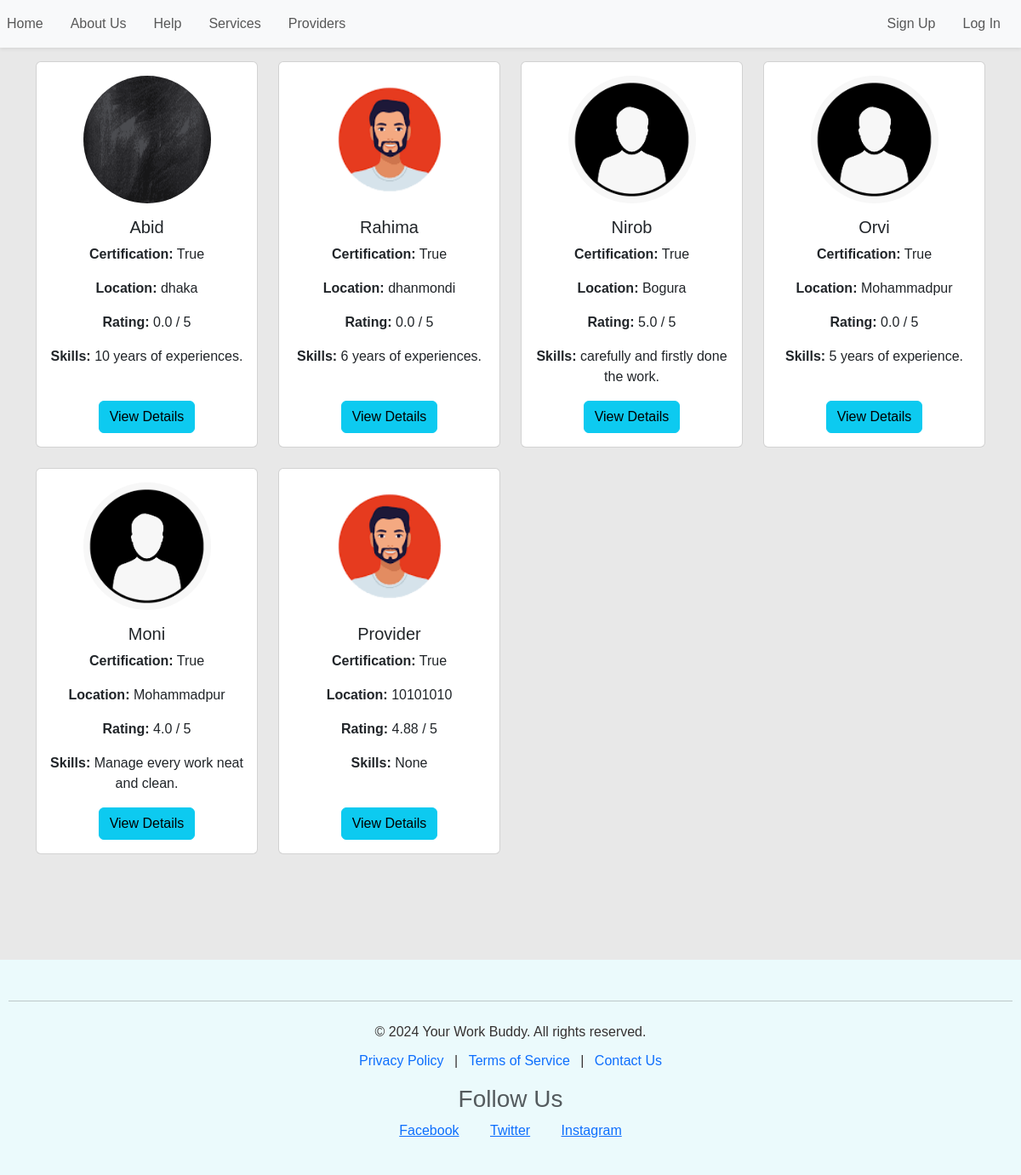
/provider/, run on the app's committed database.
### services/models.py (models this page shows, shortened)
class Provider(models.Model):
    user = models.OneToOneField(settings.AUTH_USER_MODEL, on_delete=models.CASCADE, related_name='provider')
    provider_name = models.CharField(max_length=200, blank=True, null=True)
    provider_id = models.IntegerField(blank=True, null=True)
    skills = models.TextField(max_length=1000, blank=True, null=True)
    certification = models.BooleanField(blank=True, null=True)
    employement_type = models.CharField(max_length=200, blank=True, null=True)
    rating = models.FloatField(default=0)
    total_work = models.IntegerField(default=0)
    nid = models.IntegerField(blank=True, null=True)
    contact_info = models.IntegerField(blank=True, null=True)
    location = models.CharField(max_length=200, default="Default Location", blank=True, null=True)
    picture = models.ImageField(upload_to=provider_directory_path, blank=True, null=True)
    wallet_balance = models.FloatField(default=0.0)

### services/views.py (the view)
# urls.py: path('provider/',s_views.provider, name= 'provider'),
def provider(request):
    pro= Provider.objects.all()
    c = {
        'provider':pro,
    }
    return render(request, template_name='services/provider.html',context=c)

### template/services/provider.html
{% extends 'base.html' %}
{% load static %}
{% block content %}
<div class="container mt-3">
  <div class="row">
    {% for p in provider %}
      <div class="col-md-4 col-lg-3 mb-4">
        <div class="card h-100">
          <div class="card-body d-flex flex-column align-items-center text-center">
            {% if p.picture %}
              <img src="{{ p.picture.url }}" alt="Provider Picture" class="img-fluid rounded-circle mb-3" style="width: 150px; height: 150px; object-fit: cover;">
            {% else %}
              <img src="{% static 'user.png' %}" alt="Default Profile Picture" class="img-fluid rounded-circle mb-3" style="width: 150px; height: 150px; object-fit: cover;">
            {% endif %}
            <h5 class="card-title">{{ p.provider_name }}</h5>
            <p class="card-text"><strong>Certification:</strong> {{ p.certification }}</p>
            <p class="card-text"><strong>Location:</strong> {{ p.location }}</p>
            <p class="card-text"><strong>Rating:</strong> {{ p.rating }} / 5</p>
            <p class="card-text"><strong>Skills:</strong> {{ p.skills }}</p>
            <a href="{% url 'provider_detail' id=p.id %}" class="btn btn-info mt-auto">View Details</a>
          </div>
        </div>
      </div>
    {% endfor %}
  </div>
</div>
{% endblock %}

### static/style.css (style rules this page uses)
body { font-family: Arial, sans-serif; background-size: cover; background-position: center; background-repeat: no-repeat; height: 100vh; display: flex; flex-direction: column; background-color:#e8e8e8; }

### data on the page
Provider: picture (picture), provider_name "Abid", certification "True", location "dhaka", rating "0.0", skills "10 years of experiences."
Provider: picture (picture), provider_name "Rahima", certification "True", location "dhanmondi", rating "0.0", skills "6 years of experiences."
Provider: provider_name "Nirob", certification "True", location "Bogura", rating "5.0", skills "carefully and firstly done the work."
Provider: provider_name "Orvi", certification "True", location "Mohammadpur", rating "0.0", skills "5 years of experience."
Provider: provider_name "Moni", certification "True", location "Mohammadpur", rating "4.0", skills "Manage every work neat and clean."
Provider: picture (picture), provider_name "Provider", certification "True", location "10101010", rating "4.88", skills "None"
